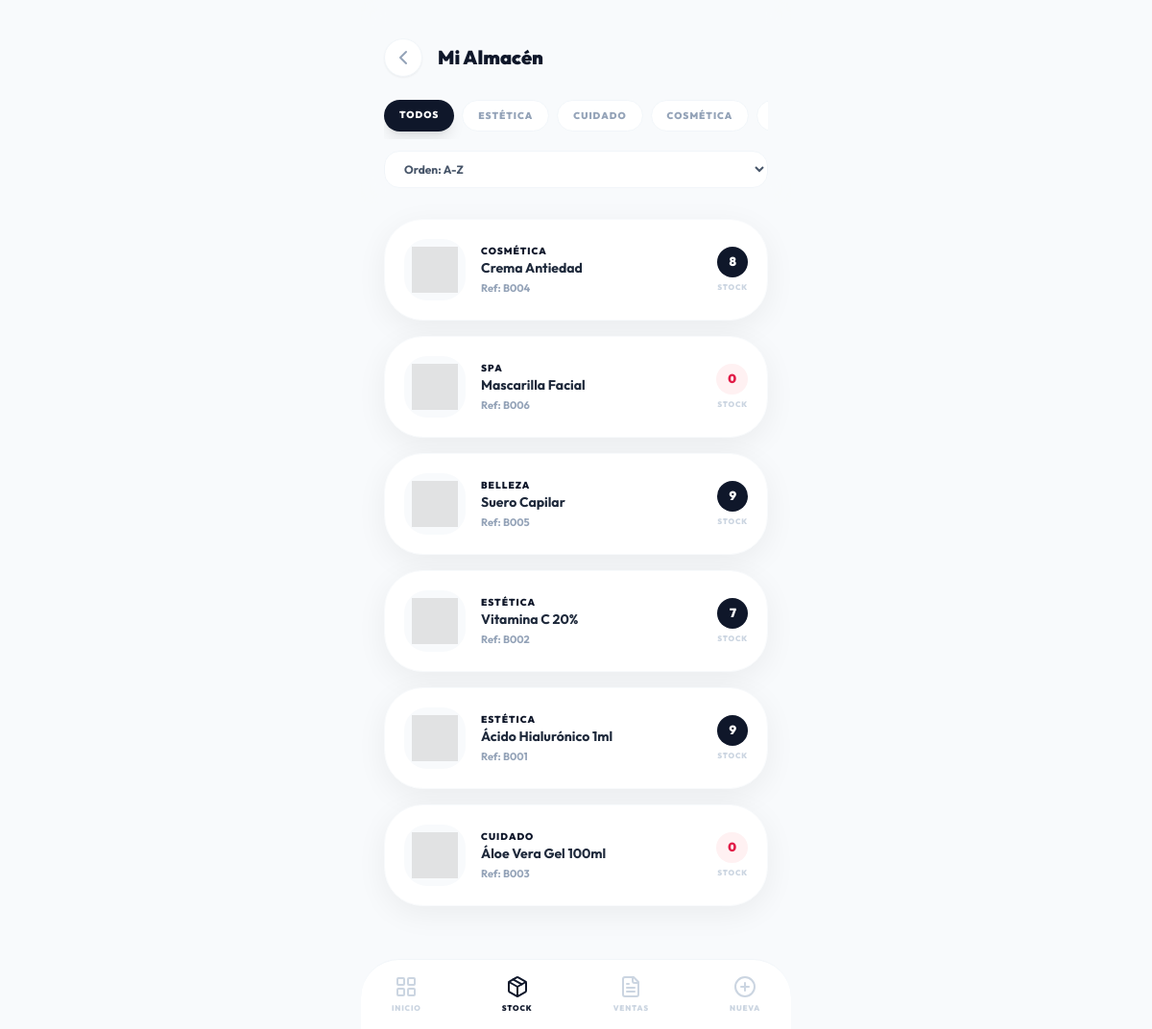
Page /vendedor/inventario (signed in) on the committed database.
### models.py (models this page shows)
class InventarioVendedor(db.Model):
    id = db.Column(db.Integer, primary_key=True)
    id_vendedor = db.Column(db.Integer, db.ForeignKey('vendedor.id'), nullable=False)
    id_producto = db.Column(db.Integer, db.ForeignKey('producto.id'), nullable=False)
    cantidad = db.Column(db.Integer, default=0) # El stock de la vendedora
    producto = db.relationship('Producto', backref='inventarios')

class Producto(db.Model):
    id = db.Column(db.Integer, primary_key=True)
    codigo = db.Column(db.String(20), unique=True, nullable=False)
    nombre = db.Column(db.String(100), nullable=False)
    categoria = db.Column(db.String(100), nullable=False)
    precios = db.Column(db.Float, nullable=False)
    comision = db.Column(db.Float)
    stock_central = db.Column(db.Integer, default=0) # Almacén principal

### rutas_vendedor.py (the view)
@vendedor_bp.route('/inventario')
def inventario():
    id_vendedor = session['user_id']
    inventario = InventarioVendedor.query.filter_by(id_vendedor=id_vendedor).all()
    sort = request.args.get('sort', 'nombre') # nombre, cantidad_asc, cantidad_desc
    cat = request.args.get('cat', '')
    if cat:
        inventario = [item for item in inventario if item.producto.categoria == cat]
    if sort == 'nombre':
        inventario.sort(key=lambda x: x.producto.nombre)
    elif sort == 'cantidad_asc':
        inventario.sort(key=lambda x: x.cantidad)
    elif sort == 'cantidad_desc':
        inventario.sort(key=lambda x: x.cantidad, reverse=True)
    categorias = db.session.query(Producto.categoria).distinct().all()
    categorias = [c[0] for c in categorias]
    return render_template('vendedores_inventario.html', inventario=inventario, categorias=categorias)

### rutas_vendedor.py (called while the page is built)
@vendedor_bp.before_request
def require_login():
    if 'user_id' not in session:
        flash("Debes iniciar sesión para acceder a esta página.", "warning")
        return redirect(url_for('auth.login'))

### templates/vendedores_inventario.html (shortened to what this page needs)
<!doctype html>
<html lang="es" class="h-full">
<head>
    <script src="https://cdn.tailwindcss.com/3.4.17"></script>
</head>
<body class="h-full bg-slate-50 text-slate-900 selection:bg-gold-200">
    <div class="h-full w-full max-w-md mx-auto relative flex flex-col overflow-hidden bg-[#f8fafc]">
        <header class="px-6 pt-10 pb-4 sticky top-0 bg-[#f8fafc]/80 backdrop-blur-md z-30">
            <div class="flex items-center gap-4 mb-6">
                <a href="/vendedor/dashboard" class="w-10 h-10 rounded-full bg-white flex items-center justify-center text-slate-400 border border-slate-100 shadow-sm">
                    <i data-lucide="chevron-left" class="w-6 h-6"></i>
                </a>
                <h1 class="text-xl font-black text-slate-900">Mi Almacén</h1>
            </div>
            <div class="space-y-3">
                <div class="flex gap-2 overflow-x-auto no-scrollbar pb-2">
                    <a href="/vendedor/inventario" class="px-4 py-2 rounded-full text-[10px] font-black uppercase tracking-widest transition-all whitespace-nowrap {% if not request.args.get('cat') %}bg-slate-900 text-white shadow-lg{% else %}bg-white text-slate-400 border border-slate-100{% endif %}">Todos</a>
                    {% for cat in categorias %}
                    <a href="/vendedor/inventario?cat={{ cat }}" class="px-4 py-2 rounded-full text-[10px] font-black uppercase tracking-widest transition-all whitespace-nowrap {% if request.args.get('cat') == cat %}bg-slate-900 text-white shadow-lg{% else %}bg-white text-slate-400 border border-slate-100{% endif %}">{{ cat }}</a>
                    {% endfor %}
                </div>
                <div class="flex items-center justify-between gap-4">
                    <select onchange="location.href='/vendedor/inventario?sort='+this.value+'{% if request.args.get('cat') %}&cat={{ request.args.get('cat') }}{% endif %}'"
                            class="flex-1 bg-white border border-slate-100 rounded-2xl px-4 py-2.5 text-xs font-bold text-slate-600 outline-none focus:ring-2 focus:ring-gold-500/20">
                        <option value="nombre" {% if request.args.get('sort') == 'nombre' %}selected{% endif %}>Orden: A-Z</option>
                    </select>
                </div>
            </div>
        </header>
        <main class="flex-1 overflow-y-auto px-6 pb-32 no-scrollbar">
            <div class="mt-4 grid grid-cols-1 gap-4">
                {% for item in inventario %}
                <div class="bg-white p-5 rounded-[2.5rem] card-shadow border border-slate-50 flex items-center gap-4 group">
                    <div class="w-16 h-16 rounded-3xl bg-slate-50 flex items-center justify-center p-2">
                        <img src="https://ui-avatars.com/api/?name={{ item.producto.nombre }}&background=f8fafc&color=cbd5e1" class="w-full h-full object-contain opacity-50">
                    </div>
                    <div class="flex-1">
                        <p class="text-[10px] font-black text-gold-600 uppercase tracking-widest mb-0.5">{{ item.producto.categoria }}</p>
                        <h3 class="text-sm font-bold text-slate-800 leading-tight">{{ item.producto.nombre }}</h3>
                        <p class="text-[11px] font-bold text-slate-400 mt-1">Ref: {{ item.producto.codigo }}</p>
                    </div>
                    <div class="text-right">
                        <div class="px-3 py-1.5 rounded-2xl {% if item.cantidad < 5 %}bg-rose-50 text-rose-600{% else %}bg-slate-900 text-white{% endif %} text-[13px] font-black">
                            {{ item.cantidad }}
                        </div>
                        <p class="text-[8px] font-black text-slate-300 uppercase tracking-widest mt-1">Stock</p>
                    </div>
                </div>
                {% else %}
                <div class="py-20 text-center text-slate-300 italic">No tienes productos en tu almacén.</div>
                {% endfor %}
            </div>
        </main>
        <nav class="fixed bottom-0 left-0 right-0 max-w-md mx-auto bg-white/90 backdrop-blur-xl border-t border-slate-100 px-8 py-4 flex justify-between items-center bottom-nav-shadow z-50 rounded-t-[2.5rem]">
            <a href="/vendedor/dashboard" class="flex flex-col items-center gap-1 text-slate-300">
                <i data-lucide="layout-grid" class="w-6 h-6"></i>
                <span class="text-[8px] font-black uppercase tracking-widest">Inicio</span>
            </a>
            <a href="/vendedor/inventario" class="flex flex-col items-center gap-1 text-gold-600">
                <i data-lucide="package" class="w-6 h-6"></i>
                <span class="text-[8px] font-black uppercase tracking-widest">Stock</span>
            </a>
            <a href="/vendedor/reporte_ventas" class="flex flex-col items-center gap-1 text-slate-300">
                <i data-lucide="file-text" class="w-6 h-6"></i>
                <span class="text-[8px] font-black uppercase tracking-widest">Ventas</span>
            </a>
            <a href="/vendedor/nueva_venta" class="flex flex-col items-center gap-1 text-slate-300 hover:text-gold-600 transition-colors">
                <i data-lucide="plus-circle" class="w-6 h-6"></i>
                <span class="text-[8px] font-black uppercase tracking-widest">Nueva</span>
            </a>
        </nav>
    </div>
</body>
</html>

### templates/vendedores_inventario.html (style rules this page uses)
* { font-family: 'Outfit', sans-serif; -webkit-tap-highlight-color: transparent; }
.card-shadow { box-shadow: 0 8px 32px rgba(0,0,0,0.06); }
.no-scrollbar { -ms-overflow-style: none; scrollbar-width: none; }

### rows in the picture
InventarioVendedor: producto.categoria "COSMÉTICA", producto.nombre "Crema Antiedad", producto.codigo "B004", cantidad "8"
InventarioVendedor: producto.categoria "SPA", producto.nombre "Mascarilla Facial", producto.codigo "B006", cantidad "0"
InventarioVendedor: producto.categoria "BELLEZA", producto.nombre "Suero Capilar", producto.codigo "B005", cantidad "9"
InventarioVendedor: producto.categoria "ESTÉTICA", producto.nombre "Vitamina C 20%", producto.codigo "B002", cantidad "7"
InventarioVendedor: producto.categoria "ESTÉTICA", producto.nombre "Ácido Hialurónico 1ml", producto.codigo "B001", cantidad "9"
InventarioVendedor: producto.categoria "CUIDADO", producto.nombre "Áloe Vera Gel 100ml", producto.codigo "B003", cantidad "0"

### other values in the picture
{{ cat }} "ESTÉTICA" "CUIDADO" "COSMÉTICA"
